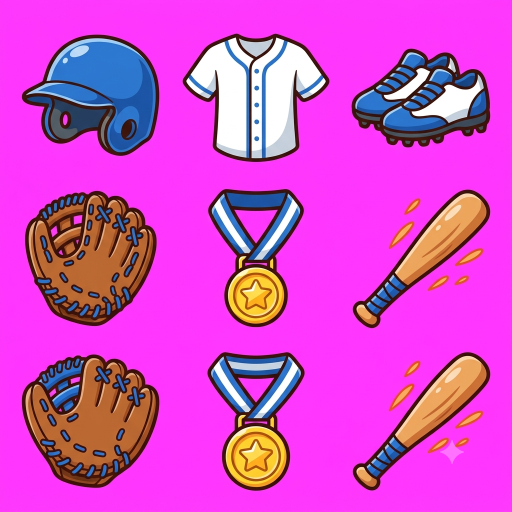
#> input picture 이미지 에셋/장비_호야_야구복.png, 1024 x 1024 px (shown at 1/2 size)
$ python cut_gear.py
#> lines starting #> are read from the running program, lines starting #| are printed output that depends on the picture; after the words box and inside, x2 and y2 are one past the last pixel; in counts of white or black regions, pixels touching at a corner belong together
### game/tools/cut_heroes.py
# 주인공(호야·민지) 시트 → 프레임별 투명 PNG
# 입력: 이미지 에셋/*.png (Gemini 앱 생성, 마젠타/초록 단색 배경, 일부에 격자선·잔상 스프라이트 섞임)
# 처리: 크로마키(배경색 → 투명, 색 번짐 제거) → 격자선 제거 → 연결 요소 중 칸마다 가장 큰 덩어리만 채택(잔상 제외)
#       → 발바닥 정렬 공통 캔버스 → 높이 128px로 축소 → game/assets/sprites/heroes/<id>_<anim>_<n>.png
# 사용: python game/tools/cut_heroes.py     (미리보기: game/assets_src/kids/preview_*.png)
import sys
from pathlib import Path
import numpy as np
from cut_webp import save_webp
from PIL import Image
from scipy import ndimage

ROOT = Path(__file__).resolve().parents[2]
SRC = ROOT / "이미지 에셋"
OUT = ROOT / "game" / "assets" / "sprites" / "heroes"
PREVIEW = ROOT / "game" / "assets_src" / "kids"
IDLE_H = 112         # 두 주인공의 '서 있기' 키를 이 높이로 통일한다(캐릭터 간 크기 차이 방지)
FOOT_PAD = 2         # 캔버스 높이는 모든 프레임(칼 든 공격 등)이 들어가는 공통 크기로 자동 결정

# 시트 파일, 배경색, 키 판정 범위(lo, hi): 키 성분이 lo 이하면 불투명, hi 이상이면 투명.
# 잔상·반투명 격자가 섞인 B·C는 좁게(엄격하게) 잡아 배경에 가까운 옅은 잡티를 함께 지운다.
SHEETS = {
    "A": ("주인공.png", "magenta", (60, 200)),        # 호야 이동
    "B": ("주인공 전투.png", "magenta", (25, 50)),    # 호야 전투(격자선·잔상 있음)
    "C": ("여주인공.png", "green", (25, 50)),         # 민지 이동(잔상 있음)
    "D": ("여주인공 전투.png", "green", (60, 200)),   # 민지 전투
}
# 시트별로 잔상이 캐릭터와 맞닿아 연결 요소로 분리되지 않는 자리를 좌표(x0,y0,x1,y1)로 직접 지운다.
ERASE = {
    "B": [(1380, 875, 1800, 1024),                           # 공격 3 발밑에 붙은 '쓰러진 호야' 잔상
          (1300, 300, 1500, 660)],                           # 공격 3 가방 옆에 붙은 '점프 호야' 잔상
    "C": [(0, 1365, 830, 2048), (1200, 1365, 1560, 2048)],   # 3줄: 잔상 민지·격자 패치(점프 프레임 옆)
}
# 3×3 격자 기준 칸 좌표 (2048px). B는 3×2.
def cell3(c, r): s = 2048 / 3; return (int(c * s), int(r * s), int((c + 1) * s), int((r + 1) * s))
def cellB(c, r): s = 2048 / 3; return (int(c * s), int(r * 1010), int((c + 1) * s), int(r * 1010 + 1010))

# 캐릭터별 애니메이션 → (시트, 칸) 목록
FRAMES = {
    "hoya": {
        "idle":   [("A", cell3(0, 2))],
        "walk":   [("A", cell3(0, 0)), ("A", cell3(1, 0)), ("A", cell3(2, 0))],
        "run":    [("A", cell3(0, 1)), ("A", cell3(1, 1)), ("A", cell3(2, 1))],
        "jump":   [("A", cell3(1, 2)), ("A", cell3(2, 2))],
        "attack": [("B", cellB(0, 0)), ("B", cellB(1, 0)), ("B", cellB(2, 0))],
        # B의 피격 칸은 글자·잔상 민지가 몸에 겹쳐 있고 얼굴도 깨져 있어 서 있는 프레임을 대신 쓴다(피격 섬광으로 표현)
        "hurt":   [("A", cell3(0, 2))],
        "down":   [("B", cellB(1, 1))],
    },
    "minji": {
        "idle":   [("D", cell3(2, 2))],
        "walk":   [("C", cell3(0, 0)), ("C", cell3(1, 0)), ("C", cell3(2, 0))],
        "run":    [("C", cell3(0, 1)), ("C", cell3(1, 1)), ("C", cell3(2, 1))],
        # C의 점프 최고점 칸은 반투명 격자가 다리 뒤에 겹쳐 분리 불가 → 뛰어오르는 프레임 1장만 사용
        "jump":   [("C", cell3(1, 2))],
        "attack": [("D", cell3(0, 0)), ("D", cell3(1, 0)), ("D", cell3(2, 0))],
        "hurt":   [("D", cell3(0, 1))],
        "down":   [("D", cell3(1, 2))],
    },
}

def chroma_key(rgb, key, band=(60, 200), strict_magenta=False):
    """배경색과의 '키 성분' 차이로 부드러운 알파를 만들고, 반투명 가장자리의 배경색 번짐을 제거한다.
    strict_magenta: 마젠타 키를 min(R,B)-G로 계산 → 분홍(꽃잎·볼)처럼 R만 높은 색은 배경으로 오인하지 않는다."""
    r, g, b = [rgb[..., i].astype(np.float32) for i in range(3)]
    if key == "magenta":
        keyness = (np.minimum(r, b) - g) if strict_magenta else (r + b) / 2 - g
        keycol = np.array([255, 0, 255], np.float32)
    else:
        keyness = g - (r + b) / 2; keycol = np.array([0, 255, 0], np.float32)
    lo, hi = float(band[0]), float(band[1])
    alpha = 1 - np.clip((keyness - lo) / (hi - lo), 0, 1)
    a = alpha[..., None]
    col = np.where(a > 0.02, (rgb.astype(np.float32) - (1 - a) * keycol) / np.maximum(a, 0.02), 0)
    return np.clip(col, 0, 255).astype(np.uint8), (alpha * 255).astype(np.uint8)

# [89 lines left out: functions remove_grid_lines, extract, main, not called in this run]

# [2 lines that do not run on import are left out]

### game/tools/cut_webp.py
"""Common WebP encoder for the diet tool and all cut_* asset generators."""
from io import BytesIO
from pathlib import Path
from PIL import Image, ImageChops, features


def difference(original, decoded):
    """All RGBA channels, including hidden RGB; alpha must be preserved exactly."""
    a, b = original.convert('RGBA'), decoded.convert('RGBA')
    if a.size != b.size:
        raise ValueError('WebP dimensions changed')
    delta = ImageChops.difference(a, b)
    hist = delta.histogram()
    pixels = a.width * a.height
    return {'maxChannelDelta': max(v[1] for v in delta.getextrema()),
            'meanChannelDelta': sum(i * hist[c*256+i] for c in range(4) for i in range(256)) / (pixels*4),
            'changedPixelRatio': sum(any(px) for px in delta.get_flattened_data()) / pixels,
            'alphaExact': a.getchannel('A').tobytes() == b.getchannel('A').tobytes()}


def encode_webp(image, lossy=False):
    if not features.check('webp'):
        raise RuntimeError('Pillow WebP support required')
    im = image.convert('RGBA')
    attempts = []
    for lossless, quality in ([(False,90),(False,95),(True,100)] if lossy else [(True,100)]):
        stream = BytesIO()
        im.save(stream, format='WEBP', lossless=lossless, quality=quality, method=6, exact=True)
        data = stream.getvalue()
        with Image.open(BytesIO(data)) as decoded:
            diff = difference(im, decoded)
        attempts.append({'lossless':lossless,'quality':quality,'bytes':len(data), **diff})
        if diff['alphaExact'] and diff['maxChannelDelta'] <= (0 if lossless else 24):
            return data, {**attempts[-1], 'attempts':attempts}
    raise ValueError('Encoder did not preserve alpha / lossless pixels')


def save_webp(image, path):
    """Generators always emit lossless assets, preserving replay pixels and shared path families."""
    dest = Path(path).with_suffix('.webp')
    data, _ = encode_webp(image)
    dest.write_bytes(data)
    # Some runtime paths deliberately retain PNG/JPG for compositing or size. Recutting
    # must refresh those existing companions too, rather than leave stale art in the game.
    png = dest.with_suffix('.png')
    jpg = dest.with_suffix('.jpg')
    if png.exists(): image.save(png, format='PNG', optimize=True)
    if jpg.exists(): image.convert('RGB').save(jpg, format='JPEG', quality=100, optimize=True)
    return dest

### game/tools/cut_gear.py
# 장비 아이콘 24개 · 보급 상자 그림 가공(사용자 Gemini, 2026-09-24): 이미지 에셋/장비_*.png · 보급상자_*.png
#   → game/assets/sprites/gear/gear_<세트>_<칸>.png, game/assets/sprites/ui/supply_<part|gear>_<closed|lid|open>.png
# 처리는 cut_theme2.py와 같다(마젠타 크로마키 → 상자별로 잘라 덩어리 고르기 → 크기 맞춰 축소).
# 받은 그림 사정: 몇 장은 3줄로 나와 같은 물건이 한 번 더 있고(윗 두 줄만 씀), 민지 두 장은 물건 아래 영어 글자가 있다(글자 줄은 잘라 냄).
# 칸마다 배경이 달라(연분홍 칸·밝은 선) 장마다 키 방식·밴드를 따로 둔다. 오른쪽 아래 Gemini 반짝이는 지운다.
# 사용: python game/tools/cut_gear.py   (미리보기: game/assets_src/gear/preview_gear.png)
import sys
from pathlib import Path
import numpy as np
from cut_webp import save_webp
from PIL import Image
from scipy import ndimage

sys.path.insert(0, str(Path(__file__).resolve().parent))
from cut_heroes import chroma_key  # noqa: E402

ROOT = Path(__file__).resolve().parents[2]
SRC = ROOT / "이미지 에셋"
GEAR = ROOT / "game" / "assets" / "sprites" / "gear"
UI = ROOT / "game" / "assets" / "sprites" / "ui"
PREVIEW = ROOT / "game" / "assets_src" / "gear"
ICON = 160   # 아이콘 긴 변(화면 최대 76px × 2)
BOX = 300    # 보급 상자 긴 변(화면 약 150px × 2)
SLOTS = ["helm", "armor", "shoes", "gloves", "necklace", "weapon"]
WATERMARK = (870, 870, 940, 940)

def grid(rows, cols):
    """rows = [(y0, y1), ...] · cols = [(x0, x1), ...] → 칸 순서(투구·갑옷·신발 / 장갑·목걸이·무기)"""
    return [(x0, y0, x1, y1) for (y0, y1) in rows for (x0, x1) in cols]

# (원본, 세트 또는 상자 이름, 키(strict, 밴드), 지울 영역, [(출력, box, 모드, 최소 비율)])
C3 = [(8, 333), (349, 675), (691, 1016)]
SHEETS = [
    # 3×3(아래 줄은 같은 물건) → 윗 두 줄
    ("장비_호야_야구복.png", (False, (35, 150)), [WATERMARK],
     list(zip([f"gear_hoya_ranged_{s}.webp" for s in SLOTS], grid([(20, 335), (345, 672)], C3), ["all"] * 6, [0.02] * 6))),
    # 물건 아래 영어 글자 → 글자 위까지만. 칸 사이 밝은 선은 키로 지워진다
    ("장비_민지_피구복.png", (True, (100, 180)), [WATERMARK],
     list(zip([f"gear_minji_ranged_{s}.webp" for s in SLOTS], grid([(30, 312), (392, 636)], [(12, 338), (352, 674), (688, 1012)]), ["all"] * 6, [0.01] * 6))),
    # 연분홍 칸 3×3(아래 줄은 같은 물건) → 윗 두 줄
    ("장비_호야_교복.png", (False, (20, 100)), [WATERMARK],
     list(zip([f"gear_hoya_melee_{s}.webp" for s in SLOTS], grid([(40, 336), (364, 660)], [(40, 336), (364, 660), (688, 984)]), ["all"] * 6, [0.02] * 6))),
    # 글자 아래(분홍 하트가 있어 min(R,B)-G 키)
    ("장비_민지_교복.png", (True, (60, 130)), [WATERMARK],
     list(zip([f"gear_minji_melee_{s}.webp" for s in SLOTS], grid([(30, 348), (515, 805)], [(12, 338), (352, 674), (688, 1012)]), ["all"] * 6, [0.02] * 6))),
    # 2×2: 닫힌 상자 · 뚜껑 / (같은 상자) · 열린 상자. 열린 상자 위 분홍 빛은 키로 지운다
    ("보급상자_파츠.png", (True, (40, 100)), [WATERMARK],
     [("supply_part_closed.webp", (20, 40, 505, 505), "largest", 0), ("supply_part_lid.webp", (525, 110, 1000, 460), "largest", 0),
      ("supply_part_open.webp", (525, 470, 1000, 965), "largest", 0)]),
    ("보급상자_장비.png", (True, (40, 100)), [WATERMARK],
     [("supply_gear_closed.webp", (60, 60, 470, 480), "largest", 0), ("supply_gear_lid.webp", (560, 160, 960, 420), "largest", 0),
      ("supply_gear_open.webp", (560, 460, 980, 900), "largest", 0)]),
]

def cut(col, alpha, box, fit, mode, min_frac):
    x0, y0, x1, y1 = box
    a = alpha[y0:y1, x0:x1]; c = col[y0:y1, x0:x1]
    mask = a > 40
    lab, n = ndimage.label(ndimage.binary_dilation(mask, iterations=2))
    if n == 0: raise RuntimeError(f"빈 상자 {box}")
    sizes = ndimage.sum(mask, lab, range(1, n + 1))
    keep = [int(np.argmax(sizes)) + 1] if mode == "largest" else [i + 1 for i, s in enumerate(sizes) if s >= min_frac * sizes.max()]
    sel = np.isin(lab, keep) & mask
    ys, xs = np.where(sel)
    frame = np.dstack([c, np.where(sel, a, 0)])[ys.min():ys.max() + 1, xs.min():xs.max() + 1]
    im = Image.fromarray(frame, "RGBA").convert("RGBa")
    k = fit / max(im.size)
    return im.resize((max(1, round(im.width * k)), max(1, round(im.height * k))), Image.LANCZOS).convert("RGBA")

def main():
    GEAR.mkdir(parents=True, exist_ok=True); UI.mkdir(parents=True, exist_ok=True); PREVIEW.mkdir(parents=True, exist_ok=True)
    made = []
    for name, (strict, band), erase, cuts in SHEETS:
        rgb = np.asarray(Image.open(SRC / name).convert("RGB")).copy()
#> rgb is the input picture: shape (1024, 1024, 3); mean R, G, B 213.1, 73.6, 202.8
        for ex0, ey0, ex1, ey1 in erase: rgb[ey0:ey1, ex0:ex1] = (255, 0, 255)
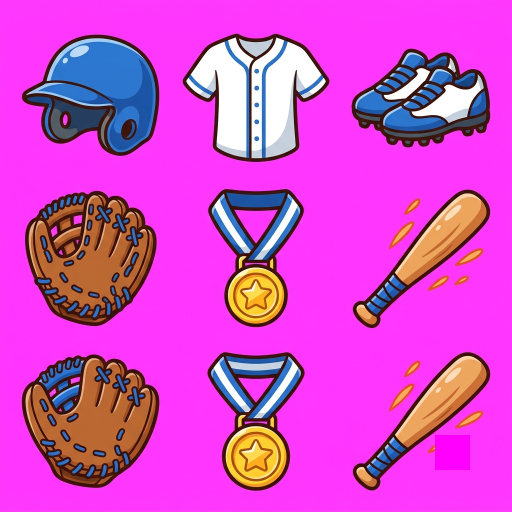
#> rgb: shape (1024, 1024, 3) (shown at 1/2 size); 0.47% of pixels changed, all inside (x1, y1, x2, y2) = (870, 870, 940, 940)
        col, alpha = chroma_key(rgb, "magenta", band, strict_magenta=strict)
#> in chroma_key, `r, g, b = [rgb[..., i].astype(np.float32) for i in range(3)]`:
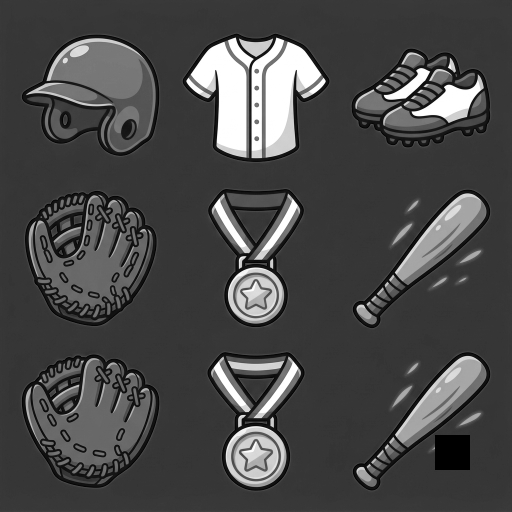
#> g: shape (1024, 1024) float32 (shown at 1/2 size); min 0, max 255, mean 73.3
#> in chroma_key, `r, g, b = [rgb[..., i].astype(np.float32) for i in range(3)]`:
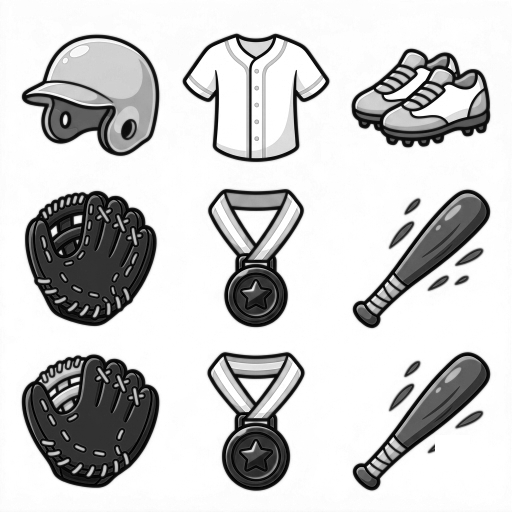
#> b: shape (1024, 1024) float32 (shown at 1/2 size); min 0, max 255, mean 203
#> in chroma_key, `keyness = (np.minimum(r, b) - g) if strict_magenta else (r + b) / 2 - g`:
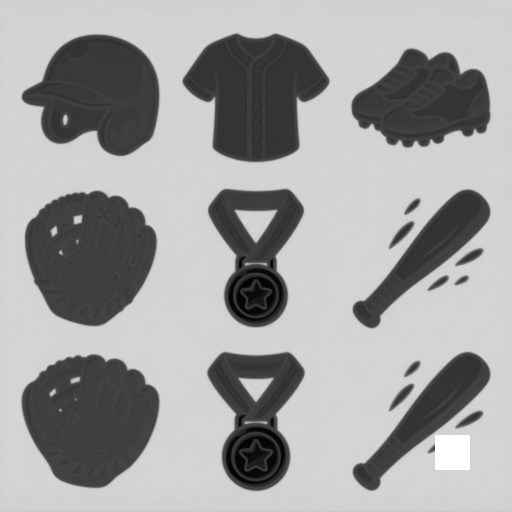
#> keyness: shape (1024, 1024) float32 (shown at 1/2 size); min -65.5, max 255, mean 134.8; drawn with min black and max white
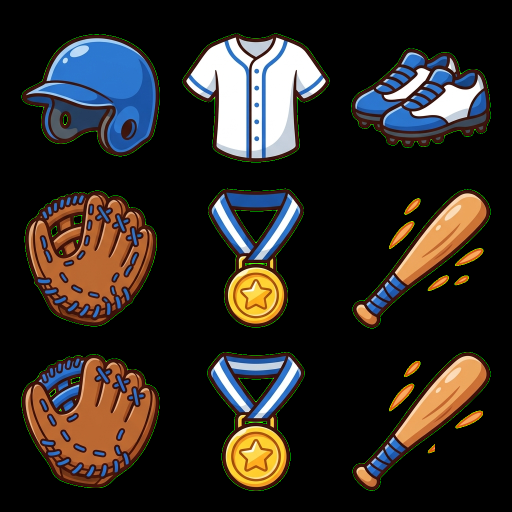
#> col: shape (1024, 1024, 3) (shown at 1/2 size); mean R, G, B 44.7, 39.3, 35.2
        for out, box, mode, frac in cuts:
            ui = out.startswith("supply_")
            im = cut(col, alpha, box, BOX if ui else ICON, mode, frac)
#> in cut, `mask = a > 40`:
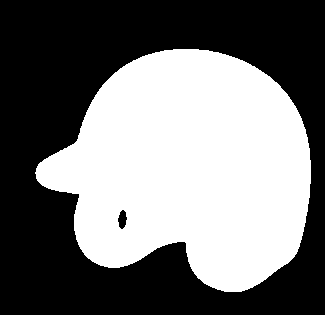
#> mask: shape (315, 325) bool; 45.8% white; 1 white region, box (x1, y1, x2, y2) and area: (35, 49, 311, 292) 46837
#> in cut, `lab, n = ndimage.label(ndimage.binary_dilation(mask, iterations=2))`: lab: shape (315, 325) int32; values 0 (black) and 1 (white), 47.4% white; 1 white region, box (x1, y1, x2, y2) and area: (33, 47, 313, 294) 48506
#> in cut, `lab, n = ndimage.label(ndimage.binary_dilation(mask, iterations=2))`: n = 1
#> in cut, `sizes = ndimage.sum(mask, lab, range(1, n + 1))`: sizes = [46837]
#> in cut, `keep = [int(np.argmax(sizes)) + 1] if mode == "largest" else [i + 1 fo..`: keep = [1]
#> in cut, `return im.resize((max(1, round(im.width * k)), max(1, round(im.height ..`:
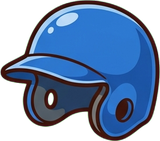
#> returned value: PIL image 160x141 RGBA; mean R, G, B, A 38.8, 67.1, 100, 175.3; transparent parts drawn white
            path = (UI if ui else GEAR) / out
            # 256색으로 줄여 저장(화질 차이 없이 약 1/5 크기 — 학교 와이파이·태블릿)
            save_webp(im.quantize(colors=256, method=Image.Quantize.FASTOCTREE, dither=Image.Dither.FLOYDSTEINBERG), path); made.append((out, im))
#> in difference, `delta = ImageChops.difference(a, b)`: delta: PIL image 160x141 RGBA; every value is 0
#> in difference, `hist = delta.histogram()`: hist = 1024 values, max 22560 at index 0, min 0 at index 1, mean 88.12
            print(out, im.size, round(path.stat().st_size / 1024), "KB")
    # 미리보기: 체크 무늬 위에 전부
    cell = 190; cols = 6; rows = (len(made) + cols - 1) // cols
    sheet = Image.new("RGBA", (cols * cell, rows * cell), (255, 255, 255, 255))
    for y in range(0, rows * cell, 16):
        for x in range(0, cols * cell, 16):
            if (x // 16 + y // 16) % 2: sheet.paste((225, 225, 225, 255), (x, y, x + 16, y + 16))
    for i, (_, im) in enumerate(made):
        t = im.copy(); t.thumbnail((cell - 20, cell - 20))
        x = (i % cols) * cell + (cell - t.width) // 2; y = (i // cols) * cell + (cell - t.height) // 2
        sheet.alpha_composite(t, (x, y))
    sheet.convert("RGB").save(PREVIEW / "preview_gear.png")
    print("preview", PREVIEW / "preview_gear.png")

if __name__ == "__main__":
#> (the run stopped early here; a loop or call above may not have finished)
